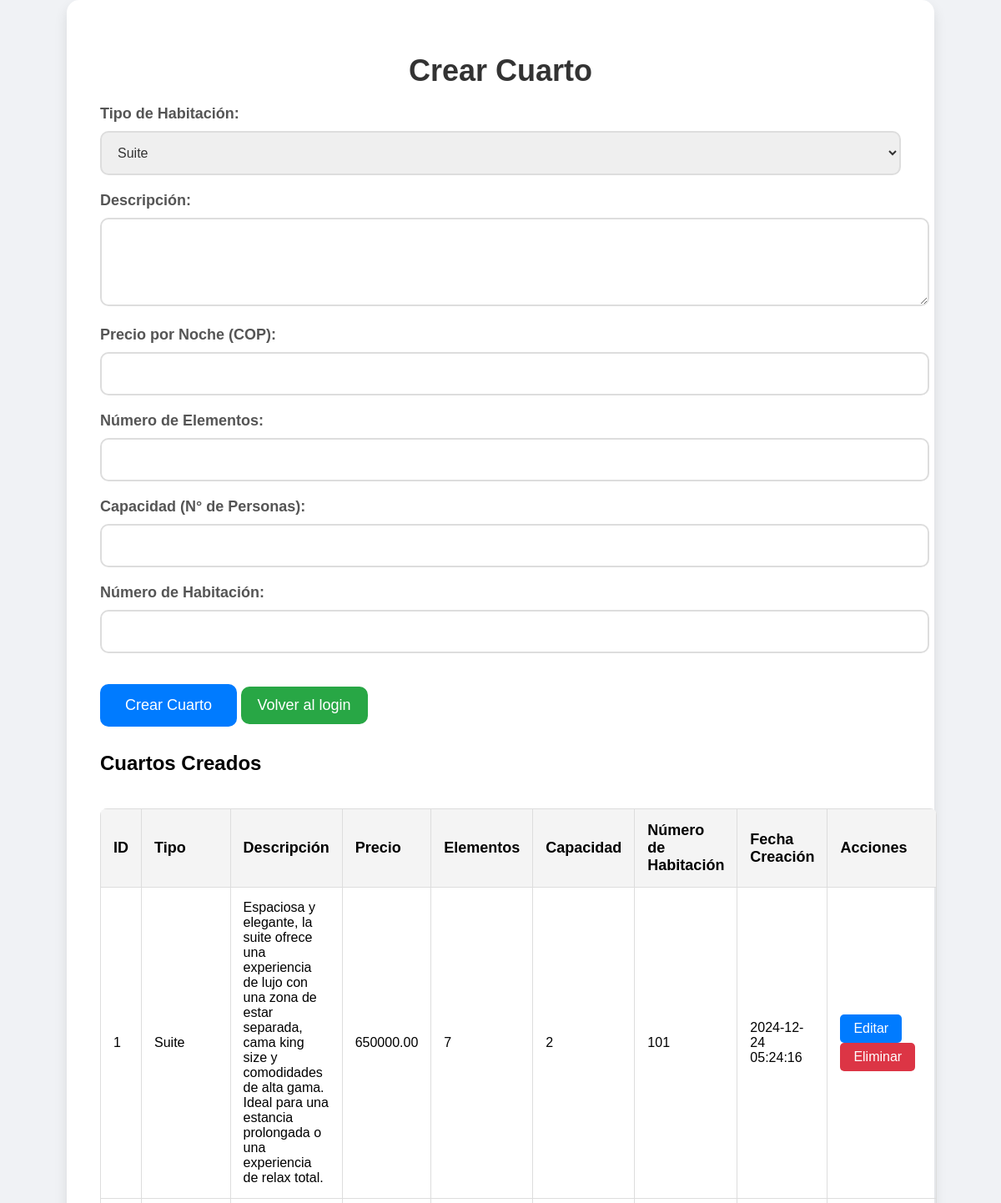
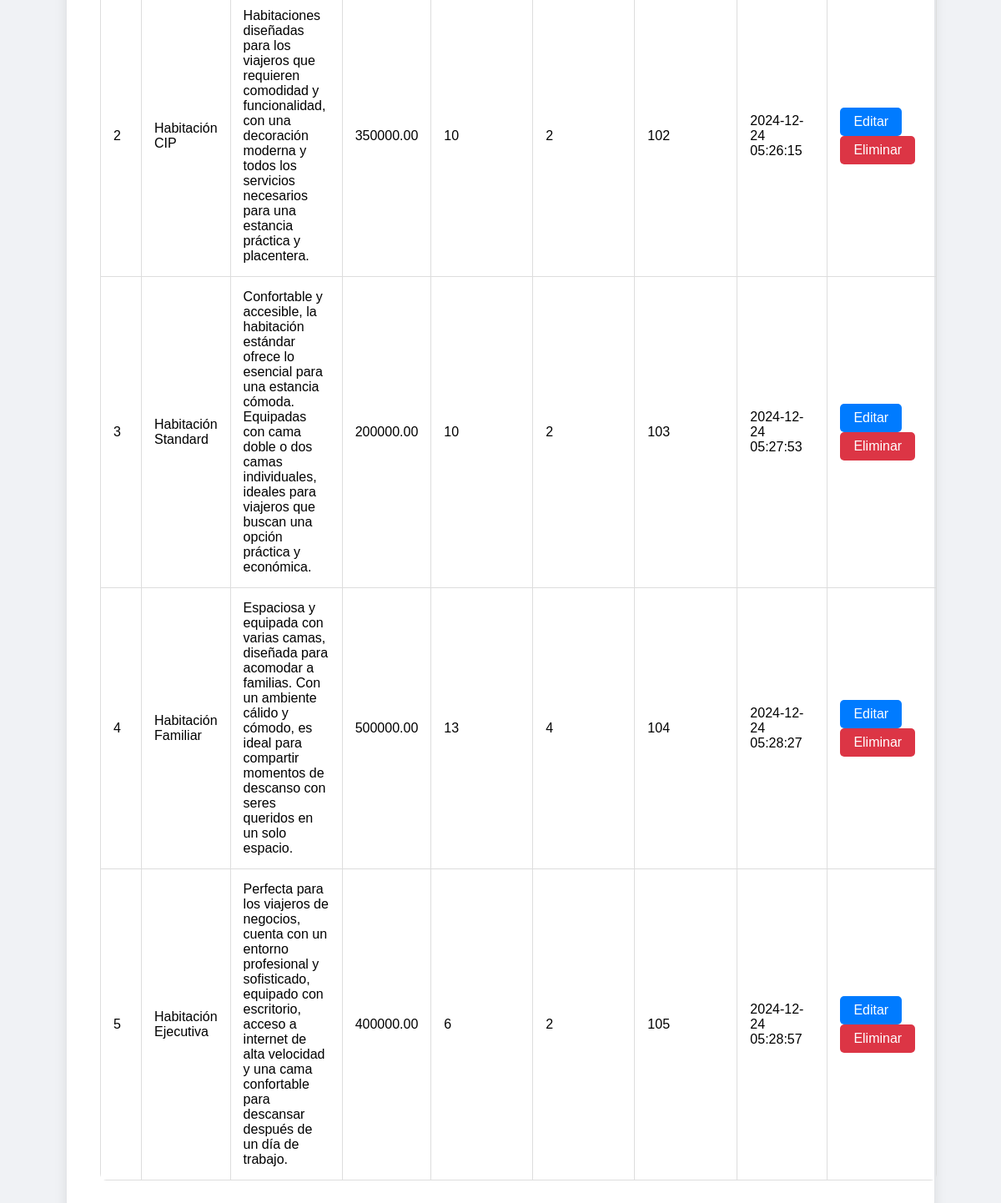
The app's page /crearCuenta/empleados/RolEmpleado/login/crearCuarto.php with its own data (2 pictures, top to bottom).
### tables this page shows
CREATE TABLE `cuartos` (
  `id` int(11) NOT NULL,
  `tipo_habitacion` varchar(255) NOT NULL,
  `descripcion` text NOT NULL,
  `precio` decimal(10,2) NOT NULL,
  `numero_elementos` int(11) NOT NULL,
  `capacidad` int(11) NOT NULL,
  `numero_habitacion` int(11) NOT NULL,
  `fecha_creacion` timestamp NOT NULL DEFAULT current_timestamp()
);

### crearCuenta/empleados/RolEmpleado/login/crearCuarto.php (the view, shortened to what this page needs)
<?php
$servername = "localhost";
$username = "root";
$password = "";
$dbname = "hotel_pijao_del_sol";
$conn = new mysqli($servername, $username, $password, $dbname);
$sql = "SELECT * FROM cuartos";
$result = $conn->query($sql);
?>
<!DOCTYPE html>
<html lang="es">
<head>
</head>
<body>
    <div class="container">
        <h1>Crear Cuarto</h1>
        <form method="POST" action="" onsubmit="return validateForm()">
            <label for="tipo_habitacion">Tipo de Habitación:</label>
            <select name="tipo_habitacion" id="tipo_habitacion" required>
                <option value="Suite">Suite</option>
            </select>
            <label for="descripcion">Descripción:</label>
            <textarea name="descripcion" id="descripcion" rows="4" required></textarea>
            <label for="precio">Precio por Noche (COP):</label>
            <input type="number" step="0.01" name="precio" id="precio" required>
            <label for="numero_elementos">Número de Elementos:</label>
            <input type="number" name="numero_elementos" id="numero_elementos" required>
            <label for="capacidad">Capacidad (N° de Personas):</label>
            <input type="number" name="capacidad" id="capacidad" required>
            <label for="numero_habitacion">Número de Habitación:</label>
            <input type="number" name="numero_habitacion" id="numero_habitacion" required>
            <button type="submit" name="crearCuarto">Crear Cuarto</button>
            <a href="loginEmpleado.php" class="boton-volver">Volver al login</a>
        </form>
        <h2>Cuartos Creados</h2>
        <table id="cuartosTable">
            <thead>
                <tr>
                    <th>ID</th>
                    <th>Tipo</th>
                    <th>Descripción</th>
                    <th>Precio</th>
                    <th>Elementos</th>
                    <th>Capacidad</th>
                    <th>Número de Habitación</th>
                    <th>Fecha Creación</th>
                    <th>Acciones</th>
                </tr>
            </thead>
            <tbody>
                <?php
                if ($result->num_rows > 0) {
                    while ($row = $result->fetch_assoc()) {
                        echo "<tr>
                            <td>{$row['id']}</td>
                            <td>{$row['tipo_habitacion']}</td>
                            <td>{$row['descripcion']}</td>
                            <td>{$row['precio']}</td>
                            <td>{$row['numero_elementos']}</td>
                            <td>{$row['capacidad']}</td>
                            <td>{$row['numero_habitacion']}</td>
                            <td>{$row['fecha_creacion']}</td>
                            <td class='acciones'>
                                <a href='editar.php?id={$row['id']}' class='editar'>Editar</a>
                                <a href='?eliminar={$row['id']}' class='eliminar' onclick='return confirm(\"¿Estás seguro de eliminar este cuarto?\")'>Eliminar</a>
                            </td>
                        </tr>";
                    }
                } else {
                    echo "<tr><td colspan='9'>No se han creado cuartos aún.</td></tr>";
                }
                ?>
            </tbody>
        </table>
    </div>
</body>
</html>

### crearCuenta/empleados/RolEmpleado/login/crearCuarto.php (style rules this page uses)
body { font-family: 'Arial', sans-serif; background-color: #f0f2f5; margin: 0; padding: 0; display: flex; justify-content: center; align-items: center; min-height: 100vh; animation: fadeIn 1.2s ease-in-out; }
.container { width: 80%; max-width: 1200px; background-color: #fff; padding: 40px; border-radius: 15px; box-shadow: 0 8px 16px rgba(0, 0, 0, 0.1); animation: slideUp 0.7s ease-out; }
h1 { text-align: center; font-size: 36px; color: #333; margin-bottom: 20px; font-weight: 700; }
form { margin-bottom: 30px; }
label { display: block; font-weight: bold; margin-bottom: 10px; color: #555; font-size: 18px; }
input, select, textarea { width: 100%; padding: 15px; margin-bottom: 20px; border: 2px solid #ddd; border-radius: 10px; font-size: 16px; color: #333; transition: border-color 0.3s ease; }
button { background-color: #007bff; color: white; padding: 15px 30px; font-size: 18px; border: none; border-radius: 10px; cursor: pointer; transition: background-color 0.3s, transform 0.3s; }
.boton-volver { display: inline-block; margin-top: 20px; background-color: #28a745; color: white; padding: 12px 20px; font-size: 18px; border-radius: 10px; text-decoration: none; transition: background-color 0.3s; }
table { width: 100%; border-collapse: collapse; margin-top: 40px; border-radius: 8px; overflow: hidden; animation: fadeInTable 1s ease-in forwards; }
table th, table td { padding: 15px; text-align: left; border: 1px solid #ddd; }
table th { background-color: #f4f4f4; font-size: 18px; }
table td { font-size: 16px; }
.acciones a { display: inline-block; padding: 8px 16px; border-radius: 5px; color: white; text-decoration: none; margin-right: 10px; transition: background-color 0.3s, transform 0.2s; }
.acciones a.eliminar { background-color: #dc3545; }
.acciones a.editar { background-color: #007bff; }

### records on screen
cuartos: id "1", tipo_habitacion "Suite", descripcion "Espaciosa y elegante, la suite ofrece una experiencia de lujo con una zona de estar separada, cama king size y comodidades de alta gama. Ideal para una estancia prolongada o una experiencia de relax total.", precio "650000.00", numero_elementos "7", capacidad "2", numero_habitacion "101", fecha_creacion "2024-12-24 05:24:16"
cuartos: id "2", tipo_habitacion "Habitación CIP", descripcion "Habitaciones diseñadas para los viajeros que requieren comodidad y funcionalidad, con una decoración moderna y todos los servicios necesarios para una estancia práctica y placentera.", precio "350000.00", numero_elementos "10", capacidad "2", numero_habitacion "102", fecha_creacion "2024-12-24 05:26:15"
cuartos: id "3", tipo_habitacion "Habitación Standard", descripcion "Confortable y accesible, la habitación estándar ofrece lo esencial para una estancia cómoda. Equipadas con cama doble o dos camas individuales, ideales para viajeros que buscan una opción práctica y económica.", precio "200000.00", numero_elementos "10", capacidad "2", numero_habitacion "103", fecha_creacion "2024-12-24 05:27:53"
cuartos: id "4", tipo_habitacion "Habitación Familiar", descripcion "Espaciosa y equipada con varias camas, diseñada para acomodar a familias. Con un ambiente cálido y cómodo, es ideal para compartir momentos de descanso con seres queridos en un solo espacio.", precio "500000.00", numero_elementos "13", capacidad "4", numero_habitacion "104", fecha_creacion "2024-12-24 05:28:27"
cuartos: id "5", tipo_habitacion "Habitación Ejecutiva", descripcion "Perfecta para los viajeros de negocios, cuenta con un entorno profesional y sofisticado, equipado con escritorio, acceso a internet de alta velocidad y una cama confortable para descansar después de un día de trabajo.", precio "400000.00", numero_elementos "6", capacidad "2", numero_habitacion "105", fecha_creacion "2024-12-24 05:28:57"
